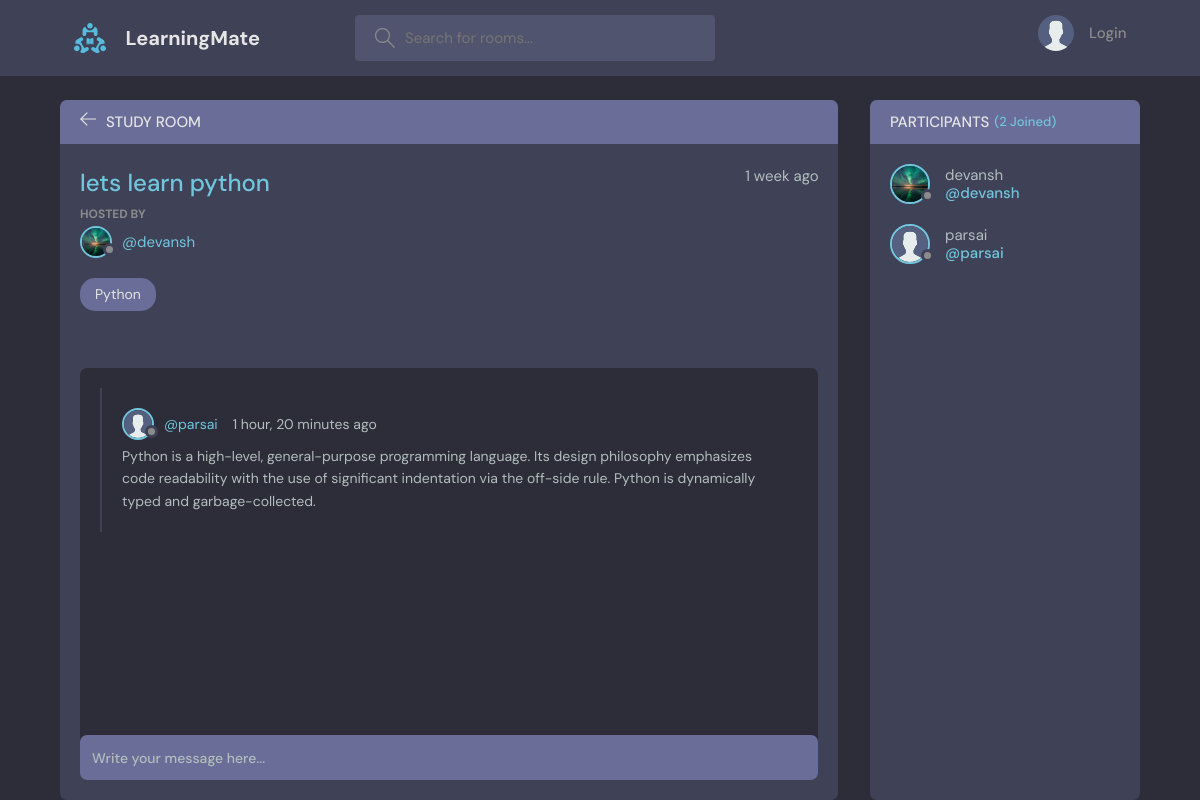
The page /room/1/ on the database its author committed.
### base/models.py (models this page shows, shortened)
class Room(models.Model):
    host=models.ForeignKey(User,on_delete=models.SET_NULL,null=True)
    topic=models.ForeignKey(Topic,on_delete=models.SET_NULL,null=True)   #if the topic is deleted then the topic for the room is set to null
    name=models.CharField(max_length=200)
    description=models.TextField(null=True,blank=True)
    participants=models.ManyToManyField(User,related_name='participants', blank=True)
    updated=models.DateTimeField(auto_now=True)  # updates the time stamp every time the room is updated
    created=models.DateTimeField(auto_now_add=True)  # only creates a time stamp when the room is created
    class Meta:
        ordering=['-updated','-created']

class User(AbstractUser):
    name=models.CharField(max_length=200,null=True)
    email=models.EmailField(null=True,unique=True)
    bio=models.TextField(null=True)
    avatar=models.ImageField(null=True,default='avatar.svg')
    USERNAME_FIELD='email'
    REQUIRED_FIELDS=[]

class Topic(models.Model):
    name=models.CharField(max_length=200)

class Message(models.Model):
    user=models.ForeignKey(User,on_delete=models.CASCADE)  # a single user can have multiple message but a message can have only one user  Many to one relationship
    room=models.ForeignKey(Room,on_delete=models.CASCADE)
    body=models.TextField()
    updated=models.DateTimeField(auto_now=True)
    created=models.DateTimeField(auto_now_add=True)
    class Meta:
        ordering=['-updated','-created']

### base/views.py (the view, shortened to what this page needs)
# urls.py: path('room/<str:pk>/',views.room,name='room'),
def room(request,pk):
    room=Room.objects.get(id=pk)
    room_messages=Message.objects.filter(room=room)
    participants=room.participants.all()
    context={'room':room,'room_messages':room_messages, 'participants':participants}
    return render(request,'base/room.html',context)

### base/templates/base/room.html (shortened to what this page needs)
{% extends 'main.html' %}
{% block content%}
<main class="profile-page layout layout--2">
  <div class="container">
    <div class="room">
      <div class="room__top">
        <div class="room__topLeft">
          <a href="{% url 'home' %}">
            <svg version="1.1" xmlns="http://www.w3.org/2000/svg" width="32" height="32" viewBox="0 0 32 32">
              <title>arrow-left</title>
              <path
                d="M13.723 2.286l-13.723 13.714 13.719 13.714 1.616-1.611-10.96-10.96h27.625v-2.286h-27.625l10.965-10.965-1.616-1.607z">
              </path>
            </svg>
          </a>
          <h3>Study Room</h3>
        </div>
      </div>
      <div class="room__box scroll">
        <div class="room__header scroll">
          <div class="room__info">
            <h3>{{room.name}}</h3>
            <span>{{room.created|timesince}} ago</span>
          </div>
          <div class="room__hosted">
            <p>Hosted By</p>
            <a href="{% url 'user-profile' room.host.id%}" class="room__author">
              <div class="avatar avatar--small">
                <img src="{{room.host.avatar.url}}" />
              </div>
              <span>@{{room.host.username}}</span>
            </a>
          </div>
          <span class="room__topics">{{room.topic.name}}</span>
        </div>
        <div class="room__conversation">
          <div class="threads scroll">
            {% for message in room_messages %}
            <div class="thread">
              <div class="thread__top">
                <div class="thread__author">
                  <a href="{% url 'user-profile' message.user.id%}" class="thread__authorInfo">
                    <div class="avatar avatar--small">
                      <img src="{{message.user.avatar.url}}" />
                    </div>
                    <span>@{{message.user.username}}</span>
                  </a>
                  <span class="thread__date">{{message.created|timesince}} ago</span>
                </div>
              </div>
              <div class="thread__details">
                {{ message.body }}
              </div>
            </div>
            {% endfor %}
          </div>
        </div>
      </div>
      <div class="room__message">
        <form action="" method="POST">
          <input name="body" placeholder="Write your message here..." />
        </form>
      </div>
    </div>
    <div class="participants">
      <h3 class="participants__top">Participants <span>({{participants.count}} Joined)</span></h3>
      <div class="participants__list scroll">
        {% for user in participants %}
        <a href="{% url 'user-profile' user.id %}" class="participant">
          <div class="avatar avatar--medium">
            <img src="{{user.avatar.url}}" />
          </div>
          <p>
            {{user.username}}
            <span>@{{user.username}}</span>
          </p>
        </a>
        {% endfor %}
      </div>
    </div>
  </div>
</main>
{% endblock %}

### rows shown on the page
Room: name "lets learn python", created "1 week", host.avatar (picture), host.username "devansh", topic.name "Python"
Message: user.avatar (placeholder picture), user.username "parsai", created "1 hour, 20 minutes", body "Python is a high-level, general-purpose programming language. Its design philosophy emphasizes code readability with the use of significant indentation via the off-side rule. Python is dynamically typed and garbage-collected."
User: avatar (picture), username "devansh"
User: avatar (placeholder picture), username "parsai"

### other values the page prints
{{ participants.count }} "2"
